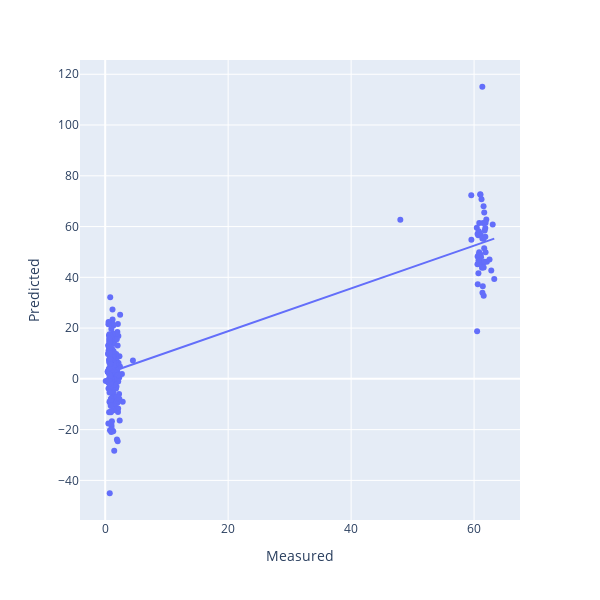

This figure's notebook cell:
### Code cell
optimise_pls_cv(df_snv.values, df_raw['AT'].values, 40, True, 'AT')

### Figure 1 — Plotly figure (JSON) as saved in the notebook; plotly's stock layout.template omitted (floating-point values rounded to 4 significant figures; data arrays with more than 128 entries replaced by an {"elided": "..."} marker saying what was removed)
{"data": [{"hovertemplate": "Measured=%{x}<br>Predicted=%{y}<extra></extra>", "legendgroup": "", "marker": {"color": "#636efa", "symbol": "circle"}, "mode": "markers", "name": "", "orientation": "v", "showlegend": false, "type": "scatter", "x": {"elided": "250 float values"}, "xaxis": "x", "y": {"elided": "250 float values"}, "yaxis": "y"}, {"hovertemplate": "<b>OLS trendline</b><br>y = 0.843102 * x + 1.91531<br>R<sup>2</sup>=0.741927<br><br>Measured=%{x}<br>Predicted=%{y} <b>(trend)</b><extra></extra>", "legendgroup": "", "marker": {"color": "#636efa", "symbol": "circle"}, "mode": "lines", "name": "", "showlegend": false, "type": "scatter", "x": {"elided": "250 float values"}, "xaxis": "x", "y": {"elided": "250 float values"}, "yaxis": "y"}], "layout": {"height": 600, "legend": {"tracegroupgap": 0}, "margin": {"t": 60}, "width": 600, "xaxis": {"anchor": "y", "domain": [0, 1], "title": {"text": "Measured"}}, "yaxis": {"anchor": "x", "domain": [0, 1], "title": {"text": "Predicted"}}}}
